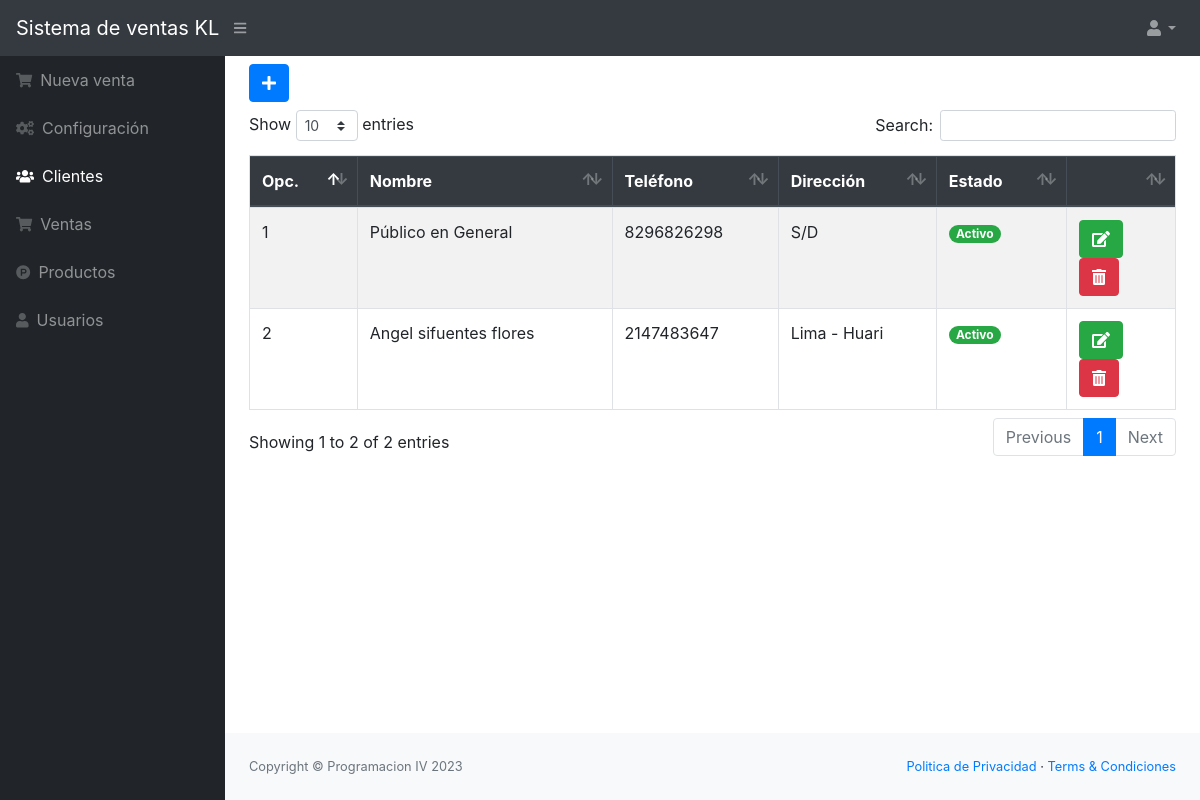
Page /src/clientes.php (signed in) on the earlier database version.
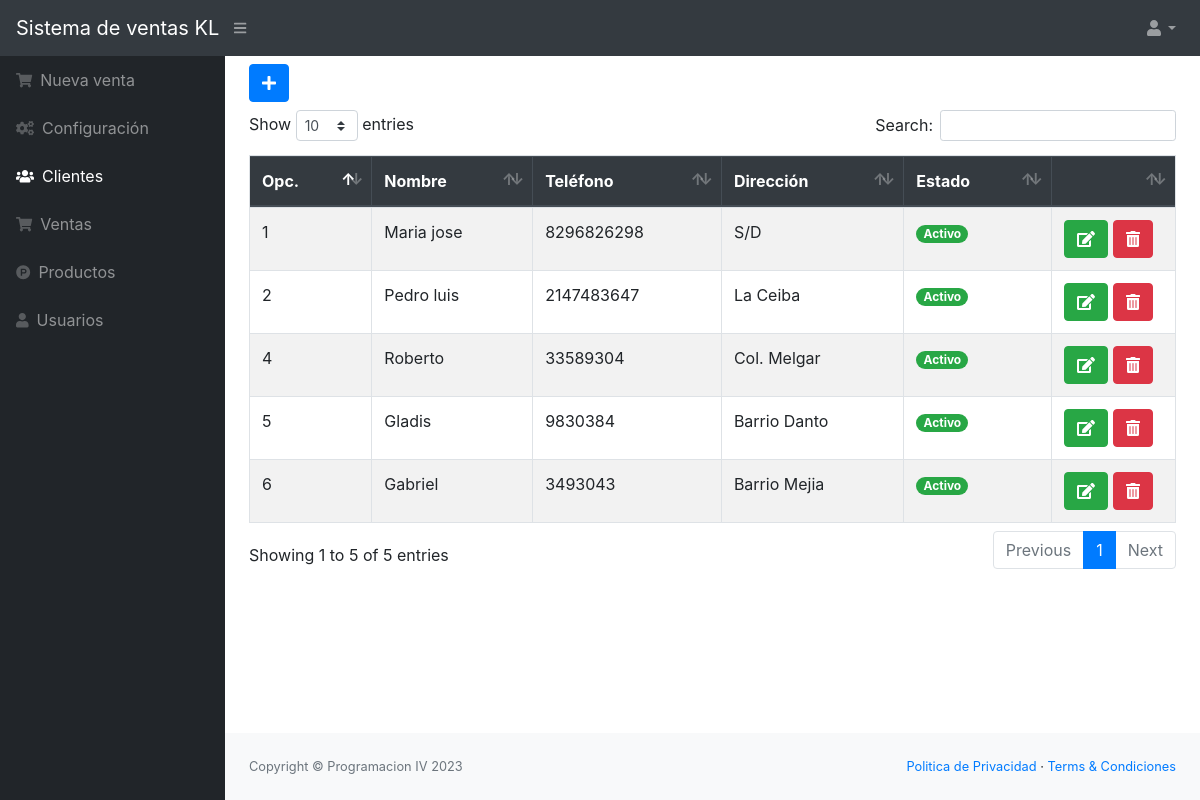
Same page on the later database version.
### tables this page shows
CREATE TABLE `cliente` (
  `idcliente` int(11) NOT NULL,
  `nombre` varchar(100) NOT NULL,
  `telefono` varchar(15) NOT NULL,
  `direccion` varchar(200) NOT NULL,
  `usuario_id` int(11) NOT NULL,
  `estado` int(11) NOT NULL DEFAULT 1
);

### src/clientes.php (the view, shortened to what this page needs)
<?php include_once "includes/header.php";
?>
<button class="btn btn-primary mb-2" type="button" data-toggle="modal" data-target="#nuevo_cliente"><i class="fas fa-plus"></i></button>
<div class="table-responsive">
    <table class="table table-striped table-bordered" id="tbl">
        <thead class="thead-dark">
            <tr>
                <th>Opc.</th>
                <th>Nombre</th>
                <th>Teléfono</th>
                <th>Dirección</th>
                <th>Estado</th>
                <th></th>
            </tr>
        </thead>
        <tbody>
            <?php
            include "../conexion.php";
            $query = mysqli_query($conexion, "SELECT * FROM cliente");
            $result = mysqli_num_rows($query);
            if ($result > 0) {
                while ($data = mysqli_fetch_assoc($query)) {
                    if ($data['estado'] == 1) {
                        $estado = '<span class="badge badge-pill badge-success">Activo</span>';
                    } else {
                        $estado = '<span class="badge badge-pill badge-danger">Inactivo</span>';
                    }
            ?>
                    <tr>
                        <td><?php echo $data['idcliente']; ?></td>
                        <td><?php echo $data['nombre']; ?></td>
                        <td><?php echo $data['telefono']; ?></td>
                        <td><?php echo $data['direccion']; ?></td>
                        <td><?php echo $estado; ?></td>
                        <td>
                            <?php if ($data['estado'] == 1) { ?>
                                <a href="editar_cliente.php?id=<?php echo $data['idcliente']; ?>" class="btn btn-success"><i class='fas fa-edit'></i></a>
                                <form action="eliminar_cliente.php?id=<?php echo $data['idcliente']; ?>" method="post" class="confirmar d-inline">
                                    <button class="btn btn-danger" type="submit"><i class='fas fa-trash-alt'></i> </button>
                                </form>
                            <?php } ?>
                        </td>
                    </tr>
            <?php }
            } ?>
        </tbody>
    </table>
</div>
<?php include_once "includes/footer.php"; ?>

### src/includes/header.php (shortened to what this page needs)
<!DOCTYPE html>
<html lang="en">
<head>
    <link href="../assets/css/styles.css" rel="stylesheet" />
    <link href="../assets/css/dataTables.bootstrap4.min.css" rel="stylesheet" />
    <link rel="stylesheet" href="../assets/js/jquery-ui/jquery-ui.min.css">
</head>
<body class="sb-nav-fixed">
    <nav class="sb-topnav navbar navbar-expand navbar-dark bg-dark">
        <a class="navbar-brand" href="index.php">Sistema de ventas KL</a>
        <button class="btn btn-link btn-sm order-1 order-lg-0" id="sidebarToggle" href="#"><i class="fas fa-bars"></i></button>
        <ul class="navbar-nav ml-auto">
            <li class="nav-item dropdown">
                <a class="nav-link dropdown-toggle" id="userDropdown" href="#" role="button" data-toggle="dropdown" aria-haspopup="true" aria-expanded="false"><i class="fas fa-user fa-fw"></i></a>
            </li>
        </ul>
    </nav>
    <div id="layoutSidenav">
        <div id="layoutSidenav_nav">
            <nav class="sb-sidenav accordion sb-sidenav-dark" id="sidenavAccordion">
                <div class="sb-sidenav-menu">
                    <div class="nav">
                        <a class="nav-link" href="ventas.php">
                            <div class="sb-nav-link-icon"><i class="fas fa-shopping-cart"></i></div>
                            Nueva venta
                        </a>
                        <a class="nav-link" href="config.php">
                            <div class="sb-nav-link-icon"><i class="fas fa-cogs"></i></div>
                            Configuración
                        </a>
                        <a class="nav-link" href="clientes.php">
                            <div class="sb-nav-link-icon"><i class="fas fa-users"></i></div>
                            Clientes
                        </a>
                        <a class="nav-link" href="lista_ventas.php">
                            <div class="sb-nav-link-icon"><i class="fas fa-shopping-cart"></i></div>
                            Ventas
                        </a>
                        <a class="nav-link" href="productos.php">
                            <div class="sb-nav-link-icon"><i class="fab fa-product-hunt"></i></div>
                            Productos
                        </a>
                        <a class="nav-link" href="usuarios.php">
                            <div class="sb-nav-link-icon"><i class="fas fa-user"></i></div>
                            Usuarios
                        </a>
                    </div>
                </div>
            </nav>
        </div>
        <div id="layoutSidenav_content">
            <main>
                <div class="container-fluid mt-2">

### src/includes/footer.php (shortened to what this page needs)
</div>
</main>
<footer class="py-4 bg-light mt-auto">
    <div class="container-fluid">
        <div class="d-flex align-items-center justify-content-between small">
            <div class="text-muted">Copyright &copy; Programacion IV 2023</div>
            <div>
                <a href="#">Politica de Privacidad</a>
                &middot;
                <a href="#">Terms &amp; Condiciones</a>
            </div>
        </div>
    </div>
</footer>
</div>
</div>
</body>
</html>

Differences in the rows shown:
changed cliente id 1: nombre "Público en General" → "Maria jose"
changed cliente id 2: nombre "Angel sifuentes flores" → "Pedro luis"; direccion "Lima - Huari" → "La Ceiba"
added cliente: idcliente "4", nombre "Roberto", telefono "33589304", direccion "Col. Melgar", estado "Activo"
added cliente: idcliente "5", nombre "Gladis", telefono "9830384", direccion "Barrio Danto", estado "Activo"
added cliente: idcliente "6", nombre "Gabriel", telefono "3493043", direccion "Barrio Mejia", estado "Activo"
Other differences:
text written by a page script: "Show entries Search: Showing 1 to 2 of 2 entries Previous 1 Next" → "Show entries Search: Showing 1 to 5 of 5 entries Previous 1 Next"
